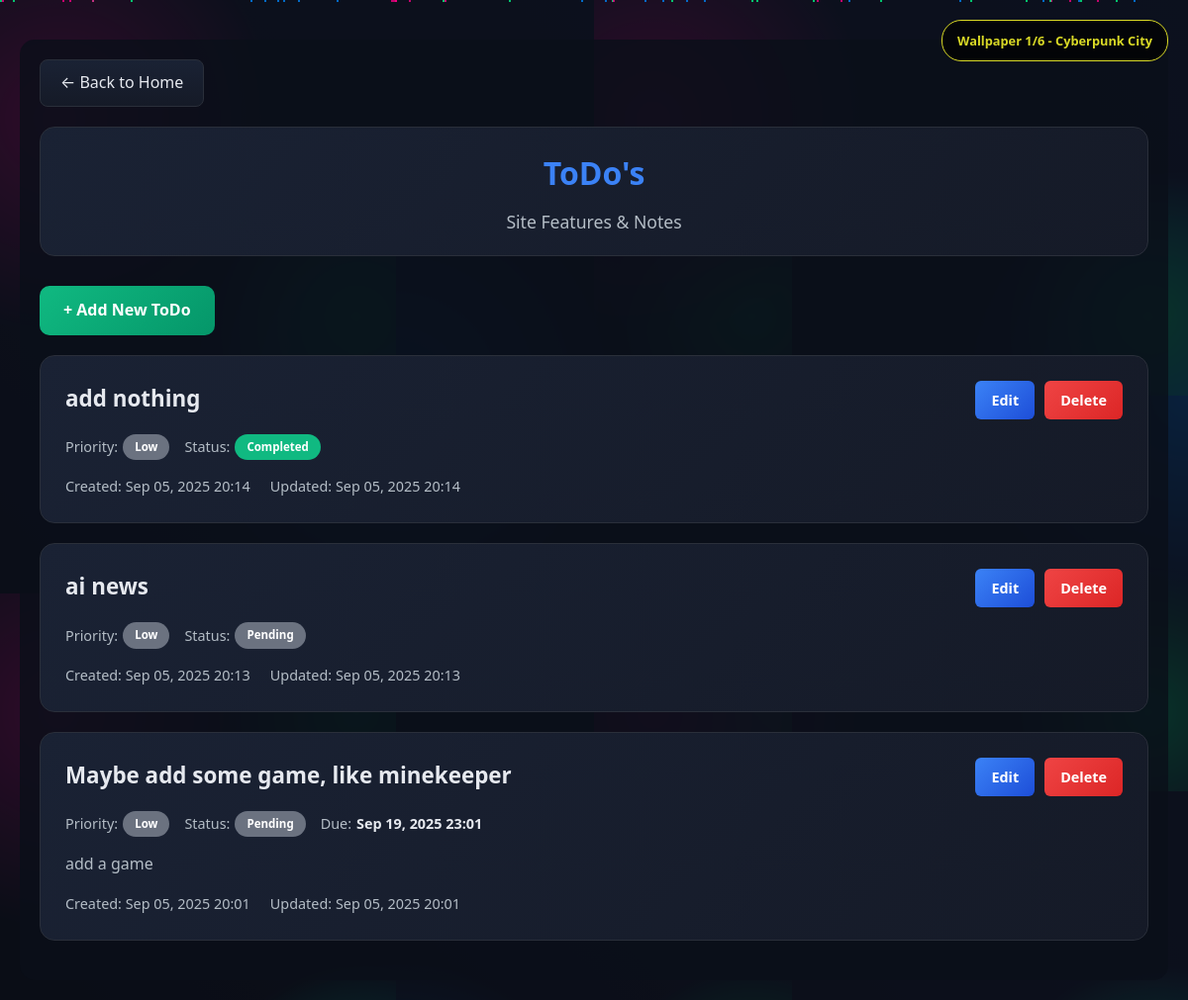
Page /todos/ on the earlier database version.
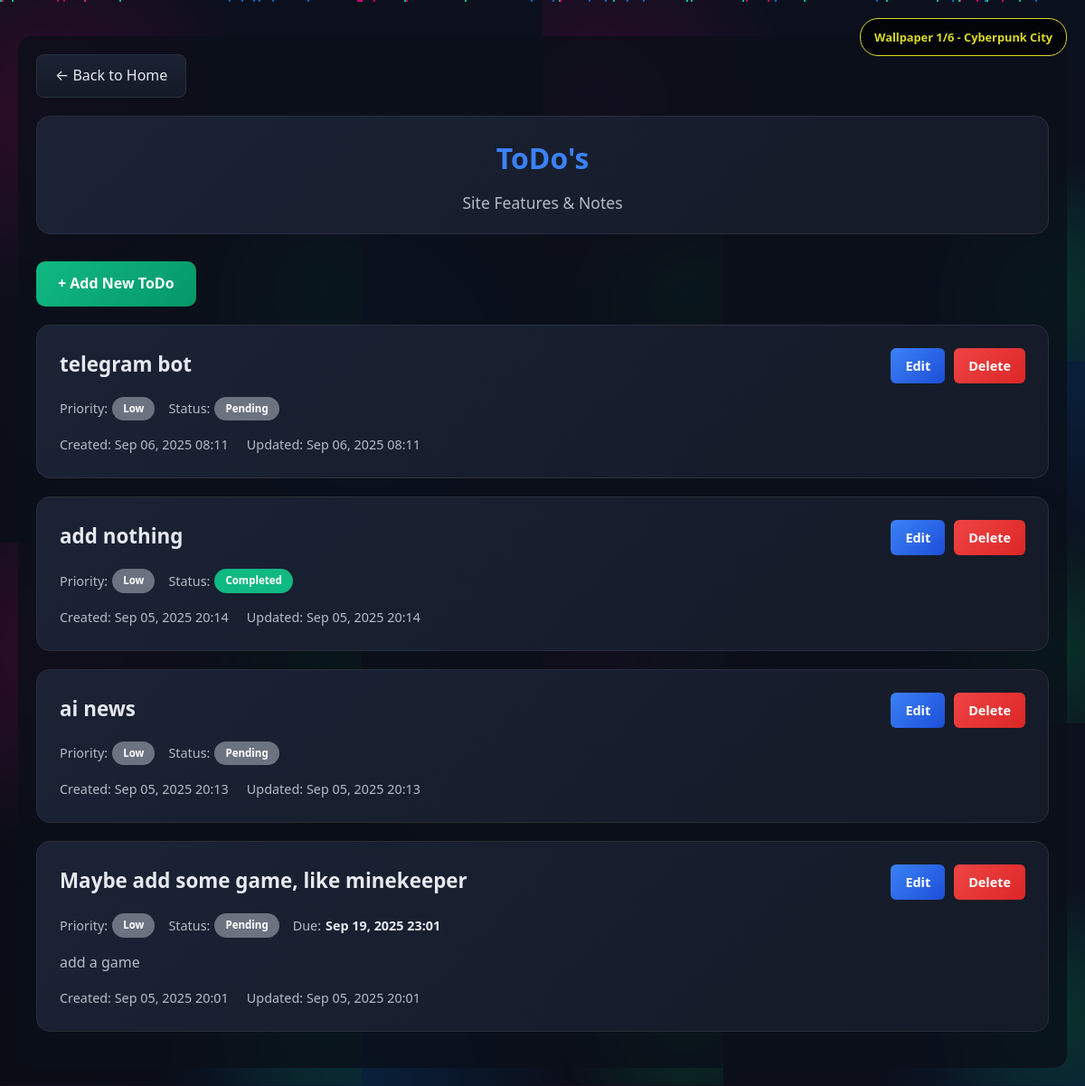
Same page on the later database version.
### core/models.py (models this page shows, shortened)
class Todo(models.Model):
    PRIORITY_CHOICES = [
        ('low', 'Low'),
        ('medium', 'Medium'),
        ('high', 'High'),
        ('urgent', 'Urgent'),
    ]
    STATUS_CHOICES = [
        ('pending', 'Pending'),
        ('in_progress', 'In Progress'),
        ('completed', 'Completed'),
        ('cancelled', 'Cancelled'),
    ]
    title = models.CharField(max_length=200)
    description = models.TextField(blank=True, null=True)
    priority = models.CharField(max_length=10, choices=PRIORITY_CHOICES, default='medium')
    status = models.CharField(max_length=15, choices=STATUS_CHOICES, default='pending')
    created_at = models.DateTimeField(auto_now_add=True)
    updated_at = models.DateTimeField(auto_now=True)
    due_date = models.DateTimeField(blank=True, null=True)
    class Meta:
        ordering = ['-created_at']

### core/views.py (the view)
# urls.py: path('todos/', views.todo_list, name='todo_list'),
def todo_list(request):
    todos = Todo.objects.all()
    context = {
        'todos': todos,
    }
    return render(request, 'core/todo_list.html', context)

### core/templates/core/todo_list.html (shortened to what this page needs)
{% extends 'core/base.html' %}
{% block content %}
    <a href="{% url 'home' %}" class="back-btn">← Back to Home</a>
    <div class="header">
      <h1>ToDo's</h1>
      <div class="subtitle">Site Features & Notes</div>
    </div>
    <a href="{% url 'todo_create' %}" class="add-btn">+ Add New ToDo</a>
    {% if todos %}
      {% for todo in todos %}
        <div class="todo-card">
          <div class="todo-header">
            <h3 class="todo-title">{{ todo.title }}</h3>
            <div class="todo-actions">
              <a href="{% url 'todo_update' todo.pk %}" class="btn btn-edit">Edit</a>
              <a href="{% url 'todo_delete' todo.pk %}" class="btn btn-delete">Delete</a>
            </div>
          </div>
          <div class="todo-meta">
            <div class="meta-item">
              <span class="meta-label">Priority:</span>
              <span class="priority priority-{{ todo.priority }}">{{ todo.get_priority_display }}</span>
            </div>
            <div class="meta-item">
              <span class="meta-label">Status:</span>
              <span class="status status-{{ todo.status }}">{{ todo.get_status_display }}</span>
            </div>
            {% if todo.due_date %}
              <div class="meta-item">
                <span class="meta-label">Due:</span>
                <span class="meta-value">{{ todo.due_date|date:"M d, Y H:i" }}</span>
              </div>
            {% endif %}
          </div>
          {% if todo.description %}
            <div class="todo-description">
              {{ todo.description|linebreaks }}
            </div>
          {% endif %}
          <div class="todo-dates">
            <div>Created: {{ todo.created_at|date:"M d, Y H:i" }}</div>
            <div>Updated: {{ todo.updated_at|date:"M d, Y H:i" }}</div>
          </div>
        </div>
      {% endfor %}
    {% else %}
      <div class="empty-state">
        <h3>No ToDo's yet</h3>
        <p>Start by adding your first feature idea or note!</p>
      </div>
    {% endif %}
{% endblock %}

Differences in the rows shown:
added Todo: title "telegram bot", priority "Low", status "Pending", created_at "Sep 06, 2025 08:11", updated_at "Sep 06, 2025 08:11"
